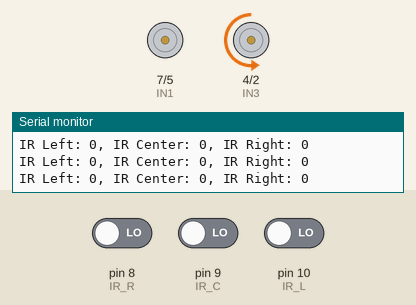
This sketch was run on a simulated Arduino Uno, built with avr-gcc and run on an emulated ATmega328P. Parts: motor-driver pin pairs drawn as motors (green arrow = first pin HIGH = forward, orange = second pin HIGH = backward, longer = more drive, scaled by the enable pin), the last lines printed to the serial monitor. The inputs (shaded band) are chosen by the test bench; at power-on: pin 10 (IR_L) LOW, pin 8 (IR_R) LOW, pin 9 (IR_C) LOW.

Above: at 1.2 s.
1.3 s: pin 10 (IR_L) driven HIGH
At 1.7 s:
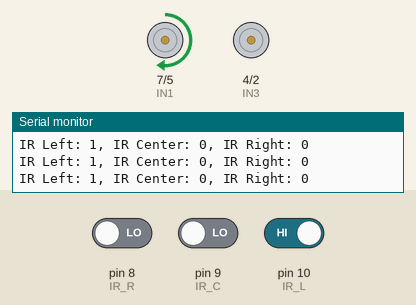
2.8 s: pin 8 (IR_R) driven HIGH
At 4.0 s:
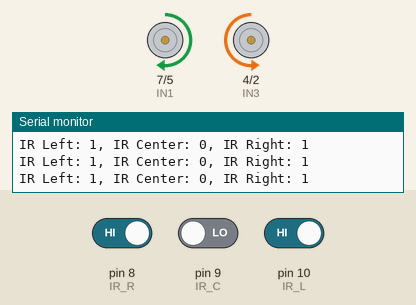
4.3 s: pin 8 (IR_R) driven LOW
At 5.2 s:
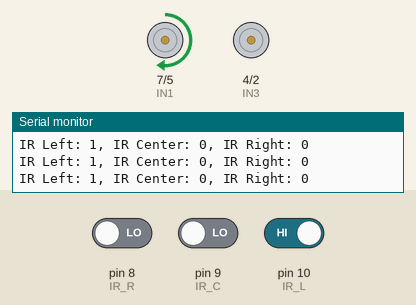
7.3 s: pin 9 (IR_C) driven HIGH
At 8.5 s:
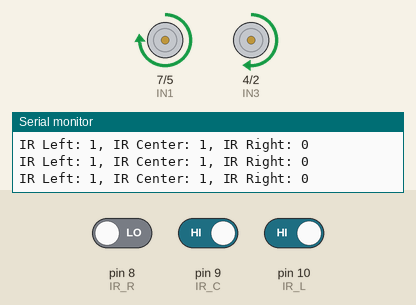
8.8 s: pin 9 (IR_C) driven LOW
At 9.9 s:
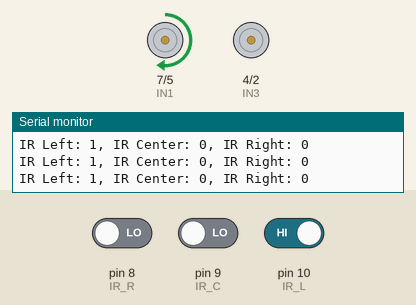
11.8 s: pin 8 (IR_R) driven HIGH and pin 9 (IR_C) driven HIGH and pin 10 (IR_L) driven LOW
At 12.3 s:
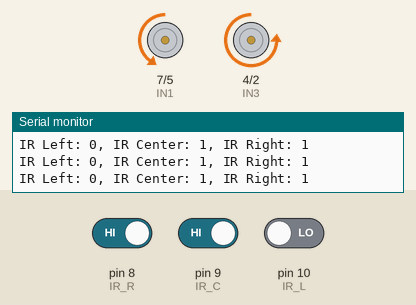
Timing chart, 0 to 14.3 s (numbered marks = the images above; inputs shaded):
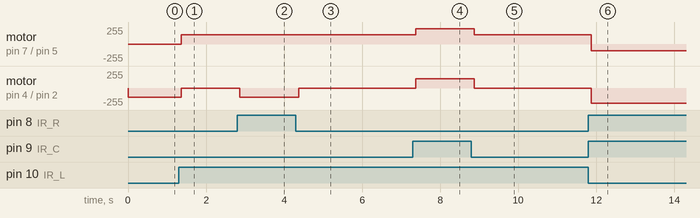

The sketch:

05_Line_Following_Version2.ino
```cpp
// Motors
#define ENA 6
#define IN1 7
#define IN2 5
#define IN3 4
#define IN4 2
#define ENB 3

// IR Sensors
#define IR_L 10
#define IR_C 9
#define IR_R 8

// Ultrasonic Sensor
#define Trigger 11
#define Echo 12

int speed = 100; // 0~255

void motorControl(int directionLeft, int pwmLeft,
                  int directionRight, int pwmRight)
{
  // left motors
  if (directionLeft > 0)
  {
    digitalWrite(IN1,HIGH);
    digitalWrite(IN2,LOW);
  }
  else if (directionLeft < 0)
  {
    digitalWrite(IN1,LOW);
    digitalWrite(IN2,HIGH);
  }
  else
  {
    digitalWrite(IN1,HIGH);
    digitalWrite(IN2,HIGH);
  }
  analogWrite(ENA, pwmLeft);

  // right motors
  if (directionRight > 0)
  {
    digitalWrite(IN3,LOW);
    digitalWrite(IN4,HIGH);
  }
  else if (directionRight < 0)
  {
    digitalWrite(IN3,HIGH);
    digitalWrite(IN4,LOW);
  }
  else
  {
    digitalWrite(IN3,LOW);
    digitalWrite(IN4,LOW);
  }
  analogWrite(ENB, pwmRight);
}

void setup() {
  // Serial
  Serial.begin(9600);
  Serial.println("Hello, My Car!");

  // Motor
  pinMode(IN1, OUTPUT);
  pinMode(IN2, OUTPUT);
  pinMode(IN3, OUTPUT);
  pinMode(IN4, OUTPUT);

  // IR Sensor
  pinMode(IR_L, INPUT);
  pinMode(IR_C, INPUT);
  pinMode(IR_R, INPUT);

  // Ultrasonic Sensor
  pinMode(Trigger, OUTPUT);
  pinMode(Echo, INPUT);
}

//void loop() { stop(); }
void loop() {
  int L = digitalRead(IR_L);
  int C = digitalRead(IR_C);
  int R = digitalRead(IR_R);
  Serial.print("IR Left: ");  Serial.print(L);
  Serial.print(", IR Center: ");  Serial.print(C);
  Serial.print(", IR Right: ");  Serial.println(R);

  // 101: go forward
  // 011: turn left quick
  // 001: turn left
  // 110: turn right quick
  // 100: turn right
  // 000: stop

  // 101: go forward
  if      (L == 1 && C == 0 && R == 1) return motorControl( 1, 140,  1, 140); // go forward
  else if (L == 0 && C == 1 && R == 1) return motorControl(-1, 100,  1, 230); // turn left quickly
  else if (L == 0 && C == 0 && R == 1) return motorControl( 0,   0,  1, 140); // turn left
  else if (L == 1 && C == 1 && R == 0) return motorControl( 1, 230, -1, 100); // turn right quickly
  else if (L == 1 && C == 0 && R == 0) return motorControl( 1, 140,  0,   0); // turn right
  else if (L == 0 && C == 0 && R == 0) return motorControl( 0,   0,  1, 140); // stop
}
```

Measured:
- after the input at 1.3 s, motor on pin 7 (IN1) / pin 5 (IN2): stopped → forward 140/255 after 0.07 s; motor on pin 4 (IN3) / pin 2 (IN4): backward 140/255 → stopped after 0.07 s
- after the input at 2.8 s, motor on pin 4 (IN3) / pin 2 (IN4): stopped → backward 140/255 after 0.07 s
- after the input at 4.3 s, motor on pin 4 (IN3) / pin 2 (IN4): backward 140/255 → stopped after 0.07 s
- after the input at 7.3 s, motor on pin 7 (IN1) / pin 5 (IN2): forward 140/255 → forward 230/255 after 0.07 s; motor on pin 4 (IN3) / pin 2 (IN4): stopped → forward 140/255 after 0.07 s
- after the input at 8.8 s, motor on pin 7 (IN1) / pin 5 (IN2): forward 230/255 → forward 140/255 after 0.07 s; motor on pin 4 (IN3) / pin 2 (IN4): forward 140/255 → stopped after 0.07 s
- after the input at 11.8 s, motor on pin 7 (IN1) / pin 5 (IN2): forward 140/255 → backward 100/255 after 0.07 s; motor on pin 4 (IN3) / pin 2 (IN4): stopped → backward 230/255 after 0.07 s
